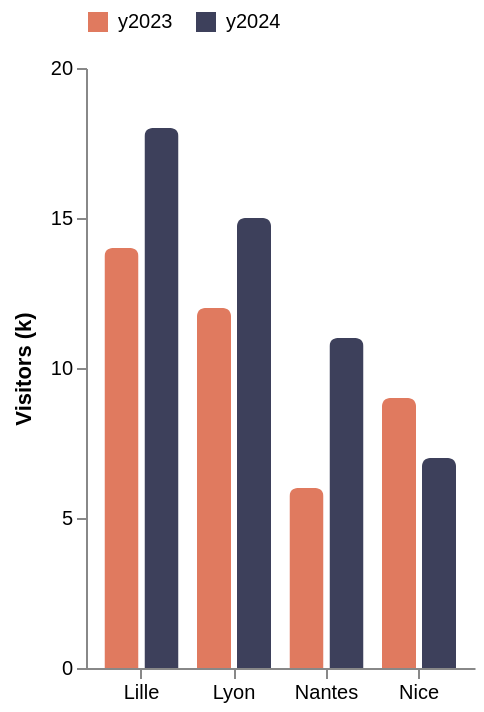

The Vega-Lite source for this figure:
### Vega-Lite specification from a JSON file in a GitHub repository (floating-point values rounded to 4 significant figures)
{"$schema": "https://vega.github.io/schema/vega-lite/v6.json", "description": "Customization: grouped bars from a repeat layer with a top legend, a custom scheme, offset padding and a capped domain.", "data": {"values": [{"city": "Lyon", "y2023": 12, "y2024": 15}, {"city": "Nice", "y2023": 9, "y2024": 7}, {"city": "Lille", "y2023": 14, "y2024": 18}, {"city": "Nantes", "y2023": 6, "y2024": 11}]}, "repeat": {"layer": ["y2023", "y2024"]}, "spec": {"mark": {"type": "bar", "cornerRadiusTopLeft": 4, "cornerRadiusTopRight": 4}, "encoding": {"x": {"field": "city", "type": "nominal", "axis": {"labelAngle": 0, "title": null}}, "y": {"field": {"repeat": "layer"}, "type": "quantitative", "title": "Visitors (k)", "scale": {"domainMax": 20}, "axis": {"tickCount": 4, "titlePadding": 8}}, "color": {"datum": {"repeat": "layer"}, "scale": {"range": ["#e07a5f", "#3d405b"]}, "legend": {"orient": "top", "title": null, "direction": "horizontal"}}, "xOffset": {"datum": {"repeat": "layer"}, "scale": {"paddingInner": 0.15}}}}, "config": {"view": {"stroke": null}, "axis": {"grid": false}, "scale": {"barBandPaddingInner": 0.25}}}
